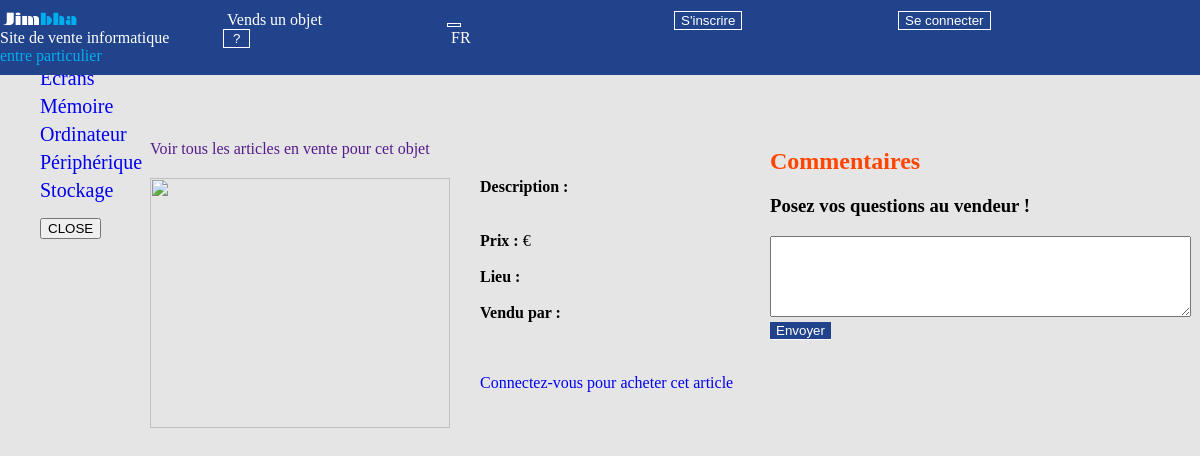
The app's page /article.php with its own data.
### tables this page shows
CREATE TABLE IF NOT EXISTS `categorie` (
  `id` int(11) NOT NULL AUTO_INCREMENT,
  `nom` varchar(255) NOT NULL,
  PRIMARY KEY (`id`)
);

### require_once/menu_left.php (the view)
<?php require_once('require_once/db.php') ?>
<div id="menu_left">
<table>
<ul>
    <li><a href="categorie.php"> Categorie d'objet </a></li>
    <?php
        $req = $pdo->query('select * from categorie order by nom')->fetchAll();
        foreach ($req as $row) {
            echo "<li><a href=\"categorie.php?id=".$row['id']."\"> ".$row['nom']."</a></li>";
        }
    ?>
</ul>
</table>
	<button src="js/webvp.js" href="javascript:void(0);" onclick="closeNav()">CLOSE</button>
</div>

### css/index.css (style rules this page uses)
html a { text-decoration: none; }
body { max-width: 100%; min-width: 100%; margin: 0; padding: 0; display: grid; grid-template-rows: 75px auto auto 100px; grid-template-columns: 0 20% auto ; background-color: rgb(229, 229, 229); }
#menu_left { grid-row: 2; grid-column: 1; }
#menu_left { background-color: white; }

### css/menu_left.css (style rules this page uses)
#menu_left { margin-top: 0px; }
#menu_left li { margin-top: 5px; width: 100%; font-size: 20px; list-style-type:none; }
button { margin-left:40px; }

### records on screen
categorie: nom "Ecrans"
categorie: nom "Mémoire"
categorie: nom "Ordinateur"
categorie: nom "Périphérique"
categorie: nom "Stockage"
